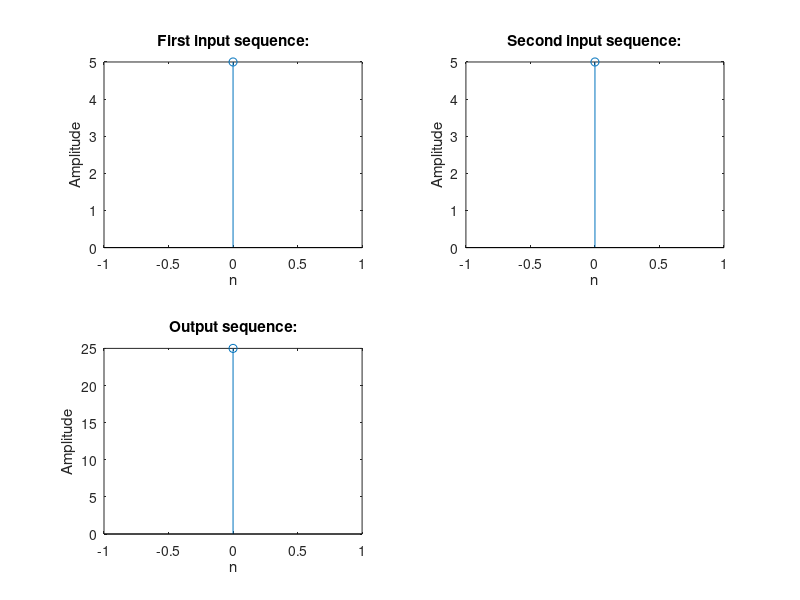

This chart was generated by the following MATLAB code:
clc;
clear all;
close all;
x=input('Enter the first input sequence x(n)');
h=input('Enter the second input sequence h(n)');
n1=length(x);
n2=length(h);
n=n1+n2-1;
y=conv(x,h);
disp('Linear Convolution Output is:');
disp(y);
t1=0:n1-1;
subplot(2,2,1);
stem(t1,x);
xlabel('n');
ylabel('Amplitude');
title('First input sequence:');
t2=0:n2-1;
subplot(2,2,2);
stem(t2,h);
xlabel('n');
ylabel('Amplitude');
title('Second input sequence:');
t=0:1:n-1;
subplot(2,2,3);
stem(t,y);
xlabel('n');
ylabel('Amplitude');
title('Output sequence:');
